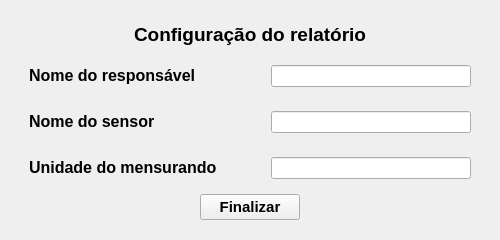
<?xml version="1.0" encoding="UTF-8"?>
<ui version="4.0">
 <class>ConfigsSaida</class>
 <widget class="QDialog" name="ConfigsSaida">
  <property name="geometry">
   <rect>
    <x>0</x>
    <y>0</y>
    <width>500</width>
    <height>235</height>
   </rect>
  </property>
  <property name="windowTitle">
   <string>Configurações</string>
  </property>
  <layout class="QGridLayout" name="gridLayout">
   <item row="0" column="0">
    <widget class="QWidget" name="widget" native="true">
     <layout class="QGridLayout" name="gridLayout_2">
      <item row="1" column="0">
       <widget class="QWidget" name="widget_4" native="true">
        <property name="toolTip">
         <string>&lt;html&gt;&lt;head/&gt;&lt;body&gt;&lt;p&gt;Nome da pessoa responsável pela calibração&lt;/p&gt;&lt;/body&gt;&lt;/html&gt;</string>
        </property>
        <layout class="QGridLayout" name="gridLayout_6">
         <item row="0" column="0">
          <widget class="QLabel" name="label_3">
           <property name="toolTip">
            <string/>
           </property>
           <property name="text">
            <string>&lt;html&gt;&lt;head/&gt;&lt;body&gt;&lt;p&gt;&lt;span style=&quot; font-size:12pt; font-weight:700;&quot;&gt;Nome do responsável&lt;/span&gt;&lt;/p&gt;&lt;/body&gt;&lt;/html&gt;</string>
           </property>
          </widget>
         </item>
         <item row="0" column="1">
          <widget class="QLineEdit" name="acq_points">
           <property name="minimumSize">
            <size>
             <width>200</width>
             <height>0</height>
            </size>
           </property>
           <property name="maximumSize">
            <size>
             <width>200</width>
             <height>16777215</height>
            </size>
           </property>
           <property name="layoutDirection">
            <enum>Qt::LeftToRight</enum>
           </property>
           <property name="text">
            <string/>
           </property>
           <property name="alignment">
            <set>Qt::AlignRight|Qt::AlignTrailing|Qt::AlignVCenter</set>
           </property>
          </widget>
         </item>
        </layout>
       </widget>
      </item>
      <item row="0" column="0">
       <widget class="QLabel" name="label">
        <property name="minimumSize">
         <size>
          <width>0</width>
          <height>30</height>
         </size>
        </property>
        <property name="maximumSize">
         <size>
          <width>16777215</width>
          <height>30</height>
         </size>
        </property>
        <property name="text">
         <string>&lt;html&gt;&lt;head/&gt;&lt;body&gt;&lt;p&gt;&lt;span style=&quot; font-size:14pt; font-weight:700;&quot;&gt;Configuração do relatório&lt;/span&gt;&lt;/p&gt;&lt;/body&gt;&lt;/html&gt;</string>
        </property>
        <property name="alignment">
         <set>Qt::AlignCenter</set>
        </property>
       </widget>
      </item>
      <item row="4" column="0" alignment="Qt::AlignHCenter">
       <widget class="QPushButton" name="finish_b">
        <property name="minimumSize">
         <size>
          <width>100</width>
          <height>0</height>
         </size>
        </property>
        <property name="maximumSize">
         <size>
          <width>100</width>
          <height>16777215</height>
         </size>
        </property>
        <property name="font">
         <font>
          <pointsize>11</pointsize>
          <bold>true</bold>
         </font>
        </property>
        <property name="text">
         <string>Finalizar</string>
        </property>
        <property name="checkable">
         <bool>false</bool>
        </property>
        <property name="autoDefault">
         <bool>false</bool>
        </property>
       </widget>
      </item>
      <item row="2" column="0">
       <widget class="QWidget" name="widget_2" native="true">
        <property name="toolTip">
         <string>&lt;html&gt;&lt;head/&gt;&lt;body&gt;&lt;p&gt;Nome do sensor calibrado&lt;/p&gt;&lt;/body&gt;&lt;/html&gt;</string>
        </property>
        <layout class="QGridLayout" name="gridLayout_3">
         <item row="0" column="0">
          <widget class="QLabel" name="label_4">
           <property name="toolTip">
            <string/>
           </property>
           <property name="text">
            <string>&lt;html&gt;&lt;head/&gt;&lt;body&gt;&lt;p&gt;&lt;span style=&quot; font-size:12pt; font-weight:700;&quot;&gt;Nome do sensor&lt;/span&gt;&lt;/p&gt;&lt;/body&gt;&lt;/html&gt;</string>
           </property>
          </widget>
         </item>
         <item row="0" column="1">
          <widget class="QLineEdit" name="acq_points_2">
           <property name="minimumSize">
            <size>
             <width>200</width>
             <height>0</height>
            </size>
           </property>
           <property name="maximumSize">
            <size>
             <width>200</width>
             <height>16777215</height>
            </size>
           </property>
           <property name="layoutDirection">
            <enum>Qt::LeftToRight</enum>
           </property>
           <property name="text">
            <string/>
           </property>
           <property name="alignment">
            <set>Qt::AlignRight|Qt::AlignTrailing|Qt::AlignVCenter</set>
           </property>
          </widget>
         </item>
        </layout>
       </widget>
      </item>
      <item row="3" column="0">
       <widget class="QWidget" name="widget_3" native="true">
        <property name="toolTip">
         <string>&lt;html&gt;&lt;head/&gt;&lt;body&gt;&lt;p&gt;Unidade de medida do mensurando (ex: ohm, graus, cm)&lt;/p&gt;&lt;/body&gt;&lt;/html&gt;</string>
        </property>
        <layout class="QGridLayout" name="gridLayout_4">
         <item row="0" column="0">
          <widget class="QLabel" name="label_5">
           <property name="toolTip">
            <string/>
           </property>
           <property name="text">
            <string>&lt;html&gt;&lt;head/&gt;&lt;body&gt;&lt;p&gt;&lt;span style=&quot; font-size:12pt; font-weight:700;&quot;&gt;Unidade do mensurando&lt;/span&gt;&lt;/p&gt;&lt;/body&gt;&lt;/html&gt;</string>
           </property>
          </widget>
         </item>
         <item row="0" column="1">
          <widget class="QLineEdit" name="acq_points_3">
           <property name="minimumSize">
            <size>
             <width>200</width>
             <height>0</height>
            </size>
           </property>
           <property name="maximumSize">
            <size>
             <width>200</width>
             <height>16777215</height>
            </size>
           </property>
           <property name="layoutDirection">
            <enum>Qt::LeftToRight</enum>
           </property>
           <property name="text">
            <string/>
           </property>
           <property name="alignment">
            <set>Qt::AlignRight|Qt::AlignTrailing|Qt::AlignVCenter</set>
           </property>
          </widget>
         </item>
        </layout>
       </widget>
      </item>
     </layout>
    </widget>
   </item>
  </layout>
 </widget>
 <resources/>
 <connections/>
</ui>
